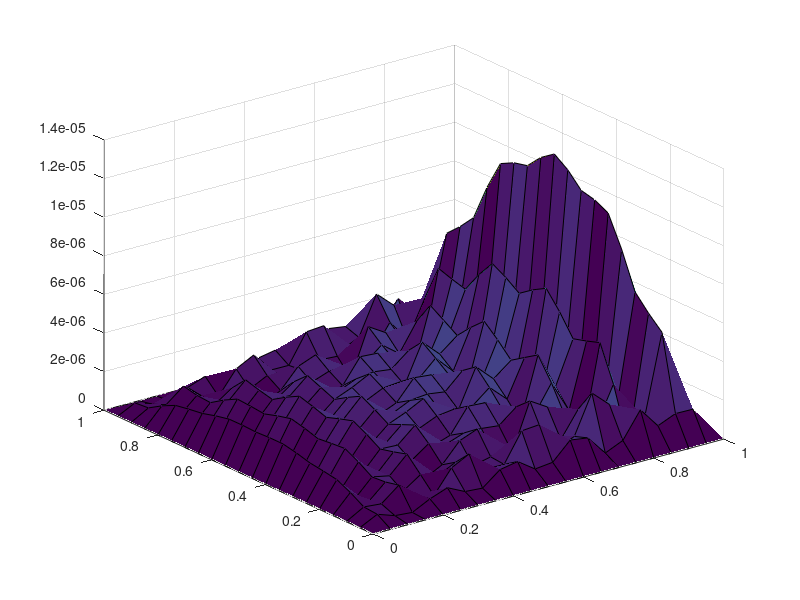

Write the MATLAB code that produced this figure. (Note: this script raises an error after producing the figure.)
%% Alex Swenson HW7 (Computer Project 5c)
function problem1()

%% Set Domain

% some important constants 
x_bound = 1; y_bound = 1.;
dx = 0.05; dy = dx;
global k 
k = 0.1;
nx = x_bound/dx; ny = y_bound/dy;
dx2 = dx*dx; dy2 = dy*dy;
dt = (dx2 / (2*k));
t_end = 40 * dt;
nt = t_end / dt;

alphax = k*dt / dx2; alphay = k*dt / dy2;

x = 0:dx:x_bound;
y = 0:dy:y_bound;
% create mesh
[X, Y] = meshgrid(x);
% Set Initial Conditions
f = X .* (1-X.^5) .* Y .* (1-Y);

%% Get Exact Solution
Ntrunc = 50;
f_exact = get_exact(X, Y, Ntrunc, t_end);

%% Part A) L_inf Error Between f_init, f_exact @ 0

A_exact = get_exact(X, Y, Ntrunc, 0);

figure(1)
surf(X, Y, abs(f - A_exact));

% Make The A - matrices

e = ones(nx-2, 1);
A_x = spdiags([alphax*e 2*(1+alphax)*e -alphax*e], -1:1, nx-2, nx-2);
A_y = spdiags([alphay*e 2*(1+alphay)*e -alphay*e], -1:1, ny-2, ny-2);

A_x = full(A_x);
A_y = full(A_y);

f_save = f;

for i=0:nt
    step = mod(i, 2);
    
    if step == 0
        for j=2:ny-2
       % use the first routine (x then y)
            f_intermediate =  A_x \ f(j,1:ny-2)';
            f_save(j,1:ny-2) = (A_y \ f_intermediate)';
        end
    else
        for j=2:nx-2
       % use the second solving routine (y then x)
            f_intermediate = A_y \ f(j,1:nx-2)';
            f_save(j,1:nx-2) = (A_x \ f_intermediate)';
        end
    f(1:ny-2,1:ny-2) = f_save
    end
end

figure(2)
surf(X,Y,f)

end 



function exactf = get_exact(X, Y, trunc, t_end)
global k
exactf = zeros(length(X), length(Y));
for n=1:trunc
    for m=1:trunc
    exactf=exactf-120*(-n^4*pi^4*(-1)^n + 12*n^2*pi^2*(-1)^n + 24 + 24*(-1)^(1+n))...
        * (-2 + 2*(-1)^m) / (n^7*pi^10*m^3) ...
        * sin(n*pi*X) .*sin(m*pi*Y)*exp(-(n^2+m^2)*pi^2*k*t_end);
    end
end
end
